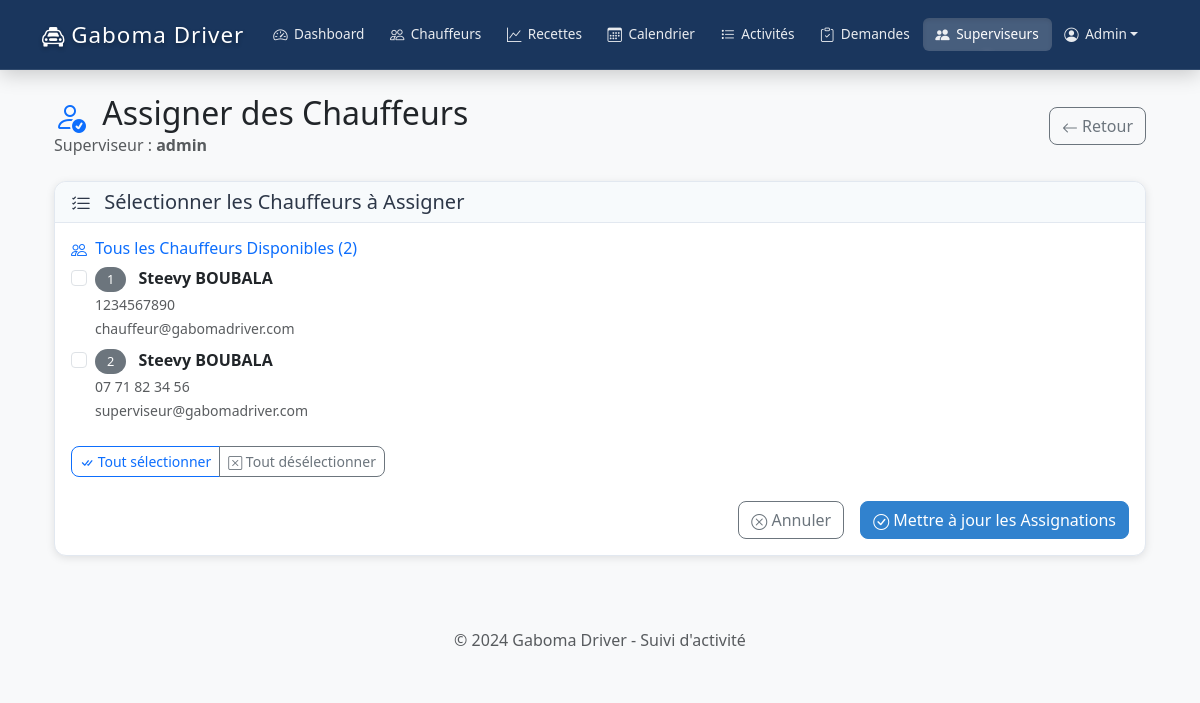
Page /admin-dashboard/superviseurs/assigner/1/ (signed in) on the committed database.
### drivers/models.py (models this page shows, shortened)
class Chauffeur(models.Model):
    phone_validator = RegexValidator(
        regex=r'^(\+241|0)[0-9]{8}$',
        message='Le numéro de téléphone doit être au format gabonais (+241XXXXXXXX ou 0XXXXXXXX)'
    )
    user = models.OneToOneField(
        User,
        on_delete=models.CASCADE,  # Suppression en cascade si l'utilisateur est supprimé
        verbose_name="Utilisateur",
        help_text="Utilisateur Django associé à ce chauffeur"
    )
    nom = models.CharField(
        max_length=50,
        verbose_name="Nom",
        help_text="Nom de famille du chauffeur"
    )
    prenom = models.CharField(
        max_length=50,
        verbose_name="Prénom",
        help_text="Prénom du chauffeur"
    )
    telephone = models.CharField(
        max_length=15,
        validators=[phone_validator],
        verbose_name="Téléphone",
        help_text="Numéro de téléphone au format gabonais"
    )
    email = models.EmailField(
        blank=True,
        verbose_name="Email",
        help_text="Adresse email du chauffeur (optionnel)"
    )
    actif = models.BooleanField(
        default=True,
        verbose_name="Actif",
        help_text="Indique si le chauffeur est actif"
    )
    date_creation = models.DateTimeField(
        auto_now_add=True,
        verbose_name="Date de création",
        help_text="Date et heure de création du profil"
    )
    date_modification = models.DateTimeField(
        auto_now=True,
        verbose_name="Dernière modification",
        help_text="Date et heure de la dernière modification"
    )
    class Meta:
        verbose_name = "Chauffeur"                    # Nom singulier dans l'admin
        verbose_name_plural = "Chauffeurs"            # Nom pluriel dans l'admin
        ordering = ['nom', 'prenom']                  # Tri par nom puis prénom
        db_table = 'drivers_chauffeur'                # Nom de la table en base
    @property
    def nom_complet(self):
        return f"{self.prenom} {self.nom}"

### admin_dashboard/views.py (the view, shortened to what this page needs)
# urls.py: path('superviseurs/assigner/<int:superviseur_id>/', views.assigner_chauffeurs, name='assigner_chauffeurs'),
@supervisor_required
def assigner_chauffeurs(request, superviseur_id):
    if not (request.user.is_superuser or request.user.is_staff):
        messages.error(request, 'Accès refusé. Vous n\'avez pas les privilèges nécessaires pour gérer les assignations.')
        return redirect('admin_dashboard:dashboard_admin')
    try:
        superviseur = User.objects.get(id=superviseur_id, groups__name='Superviseurs')
    except User.DoesNotExist:
        messages.error(request, 'Superviseur non trouvé.')
        return redirect('admin_dashboard:gestion_superviseurs')
    if not (request.user.is_superuser or request.user.is_staff):
        messages.error(request, 'Vous n\'avez pas les privilèges nécessaires pour assigner des chauffeurs aux superviseurs.')
        return redirect('admin_dashboard:gestion_superviseurs')
    chauffeurs = Chauffeur.objects.filter(actif=True).order_by('nom', 'prenom')
    chauffeurs_assignes = AssignationSuperviseur.get_chauffeurs_assignes(superviseur)
    context = {
        'superviseur': superviseur,
        'chauffeurs': chauffeurs,
        'chauffeurs_assignes': chauffeurs_assignes,
    }
    return render(request, 'admin_dashboard/assigner_chauffeurs.html', context)

### templates/admin_dashboard/assigner_chauffeurs.html (shortened to what this page needs)
{% extends 'base/base.html' %}
{% load static %}
{% block content %}
<div class="container-fluid">
    <div class="row mb-4">
        <div class="col-12">
            <div class="d-flex justify-content-between align-items-center">
                <div>
                    <h2 class="mb-0">
                        <i class="bi bi-person-check text-primary me-2"></i>
                        Assigner des Chauffeurs
                    </h2>
                    <p class="text-muted mb-0">
                        Superviseur : <strong>{{ superviseur.get_full_name|default:superviseur.username }}</strong>
                    </p>
                </div>
                <div>
                    <a href="{% url 'admin_dashboard:gestion_superviseurs' %}" class="btn btn-outline-secondary">
                        <i class="bi bi-arrow-left"></i> Retour
                    </a>
                </div>
            </div>
        </div>
    </div>
    <div class="row">
        <div class="col-12">
            <div class="card">
                <div class="card-header">
                    <h5 class="mb-0">
                        <i class="bi bi-list-check me-2"></i>
                        Sélectionner les Chauffeurs à Assigner
                    </h5>
                </div>
                <div class="card-body">
                    <form method="POST" id="assignationForm" action="{% url 'admin_dashboard:assigner_chauffeurs' superviseur.id %}">
                        <div class="mb-4">
                            <h6 class="text-primary">
                                <i class="bi bi-people me-1"></i>
                                Tous les Chauffeurs Disponibles ({{ chauffeurs.count }})
                            </h6>
                            <div class="row d-none d-lg-block">
                                {% for chauffeur in chauffeurs %}
                                <div class="col-md-4 mb-2">
                                    <div class="form-check">
                                        <input class="form-check-input" type="checkbox"
                                               name="chauffeurs" value="{{ chauffeur.id }}"
                                               id="chauffeur_{{ chauffeur.id }}"
                                               {% if chauffeur in chauffeurs_assignes %}checked{% endif %}>
                                        <label class="form-check-label" for="chauffeur_{{ chauffeur.id }}">
                                            <span class="badge bg-secondary me-2">{{ forloop.counter }}</span>
                                            <strong>{{ chauffeur.nom_complet }}</strong>
                                            <br>
                                            <small class="text-muted">{{ chauffeur.telephone }}</small>
                                            {% if chauffeur.email %}
                                                <br>
                                                <small class="text-muted">{{ chauffeur.email }}</small>
                                            {% endif %}
                                        </label>
                                    </div>
                                </div>
                                {% endfor %}
                            </div>
                        </div>
                        <div class="mb-4">
                            <div class="btn-group" role="group">
                                <button type="button" class="btn btn-outline-primary btn-sm" onclick="selectAll()">
                                    <i class="bi bi-check-all"></i> Tout sélectionner
                                </button>
                                <button type="button" class="btn btn-outline-secondary btn-sm" onclick="deselectAll()">
                                    <i class="bi bi-x-square"></i> Tout désélectionner
                                </button>
                            </div>
                        </div>
                        <div class="d-grid gap-2 d-md-flex justify-content-md-end">
                            <a href="{% url 'admin_dashboard:gestion_superviseurs' %}" class="btn btn-outline-secondary me-md-2">
                                <i class="bi bi-x-circle"></i> Annuler
                            </a>
                            <button type="submit" class="btn btn-primary" id="submitBtn">
                                <i class="bi bi-check-circle"></i> Mettre à jour les Assignations
                            </button>
                        </div>
                    </form>
                </div>
            </div>
        </div>
    </div>
</div>
{% endblock %}

### templates/base/base.html (shortened to what this page needs)
{% load static %}
<!DOCTYPE html>
<html lang="fr">
<head>
    <link href="https://cdn.jsdelivr.net/npm/bootstrap@5.3.0/dist/css/bootstrap.min.css" rel="stylesheet">
    <link href="https://cdn.jsdelivr.net/npm/bootstrap-icons@1.10.0/font/bootstrap-icons.css" rel="stylesheet">
    <link href="{% static 'css/style.css' %}" rel="stylesheet">
    {% if user.is_staff and '/admin-dashboard/' in request.path %}
    <link href="{% static 'css/admin-theme.css' %}" rel="stylesheet">
    {% endif %}
</head>
<body class="body-with-fixed-nav">
    <nav class="navbar navbar-expand-lg navbar-dark fixed-top modern-navbar{% if user.is_staff and '/admin-dashboard/' in request.path %} admin-navbar{% endif %}">
        <div class="container">
            <a class="navbar-brand modern-brand" href="{% url 'drivers:index' %}">
                <i class="bi bi-taxi-front"></i> <span class="brand-text">Gaboma Driver</span>
            </a>
            <div class="collapse navbar-collapse" id="navbarNav">
                <ul class="navbar-nav">
                    {% if user.is_authenticated %}
                        {% if user.is_staff or '/admin-dashboard/' in request.path %}
                            <li class="nav-item">
                                {% if user.is_superuser or user.is_staff %}
                                <a class="nav-link{% if '/admin-dashboard/' == request.path %} active{% endif %}" href="{% url 'admin_dashboard:dashboard_admin' %}">
                                    <i class="bi bi-speedometer2"></i> Dashboard
                                </a>
                                {% else %}
                                <a class="nav-link{% if '/admin-dashboard/superviseur/' in request.path %} active{% endif %}" href="{% url 'admin_dashboard:dashboard_superviseur' %}">
                                    <i class="bi bi-speedometer2"></i> Dashboard Superviseur
                                </a>
                                {% endif %}
                            </li>
                            <li class="nav-item">
                                <a class="nav-link{% if '/admin-dashboard/chauffeurs/' in request.path %} active{% endif %}" href="{% url 'admin_dashboard:liste_chauffeurs' %}">
                                    <i class="bi bi-people"></i> Chauffeurs
                                </a>
                            </li>
                            <li class="nav-item">
                                <a class="nav-link{% if '/admin-dashboard/recettes/' in request.path %} active{% endif %}" href="{% url 'admin_dashboard:statistiques_recettes' %}">
                                    <i class="bi bi-graph-up"></i> Recettes
                                </a>
                            </li>
                            <li class="nav-item">
                                <a class="nav-link{% if '/admin-dashboard/calendrier/' in request.path %} active{% endif %}" href="{% url 'admin_dashboard:calendrier_activites' %}">
                                    <i class="bi bi-calendar3"></i> Calendrier
                                </a>
                            </li>
                            <li class="nav-item">
                                <a class="nav-link{% if '/admin-dashboard/activites/' in request.path %} active{% endif %}" href="{% url 'admin_dashboard:gestion_activites' %}">
                                    <i class="bi bi-list-task"></i> Activités
                                </a>
                            </li>
                            <li class="nav-item">
                                <a class="nav-link{% if '/admin-dashboard/demandes-modification/' in request.path %} active{% endif %}" href="{% url 'admin_dashboard:gestion_demandes_modification' %}">
                                    <i class="bi bi-clipboard-check"></i> Demandes
                                </a>
                            </li>
                            {% if user.is_superuser or user.is_staff %}
                            <li class="nav-item">
                                <a class="nav-link{% if '/admin-dashboard/superviseurs/' in request.path %} active{% endif %}" href="{% url 'admin_dashboard:gestion_superviseurs' %}">
                                    <i class="bi bi-people-fill"></i> Superviseurs
                                </a>
                            </li>
                            {% else %}
                            <li class="nav-item">
                                <a class="nav-link{% if '/admin-dashboard/pannes/' in request.path %} active{% endif %}" href="{% url 'admin_dashboard:gestion_pannes' %}">
                                    <i class="bi bi-tools"></i> Pannes
                                </a>
                            </li>
                            {% endif %}
                            <li class="nav-item dropdown">
                                <a class="nav-link dropdown-toggle" href="#" role="button" data-bs-toggle="dropdown">
                                    <i class="bi bi-person-circle"></i> {{ user.username|title }}
                                </a>
                            </li>
                        {% endif %}
                    {% endif %}
                </ul>
            </div>
        </div>
    </nav>
    {% if request.resolver_match.url_name == 'index' %}
        {% block homepage_content %}{% endblock %}
    {% else %}
        <main class="container mt-4">
            {% block content %}{% endblock %}
        </main>
    {% endif %}
    {% if not request.resolver_match.url_name == 'index' %}
    <footer class="bg-light mt-5 py-4">
        <div class="container text-center">
            <p class="text-muted mb-0">&copy; {{ current_year|default:"2024" }} Gaboma Driver - Suivi d'activité</p>
        </div>
    </footer>
    {% endif %}
</body>
</html>

### rows in the picture
Chauffeur: nom_complet "Steevy BOUBALA", telephone "1234567890", email "chauffeur@gabomadriver.com"
Chauffeur: nom_complet "Steevy BOUBALA", telephone "07 71 82 34 56", email "superviseur@gabomadriver.com"

### other values in the picture
{{ user.username|title }} "Admin"
{{ superviseur.get_full_name|default:superviseur.username }} "admin"
{{ chauffeurs.count }} "2"
{{ current_year|default:"2024" }} "2024"
